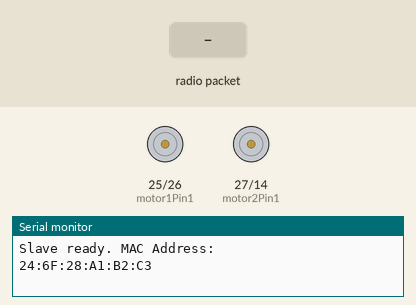
Bench run of a sketch on a simulated ESP32. Shown: motor-driver pin pairs drawn as motors (green arrow = first pin HIGH = forward, orange = second pin HIGH = backward, longer = more drive), the last lines printed to the serial monitor. Inputs (shaded band) come from the test bench.

Above: at 1.2 s.
1.3 s: radio packet "FORWARD" arrives
At 1.9 s:
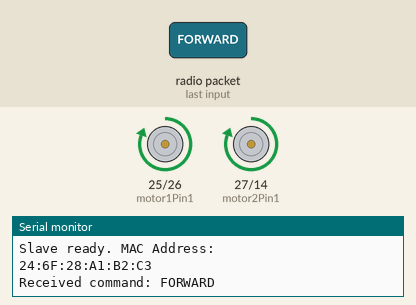
2.8 s: radio packet "BACKWARD" arrives
At 4.0 s:
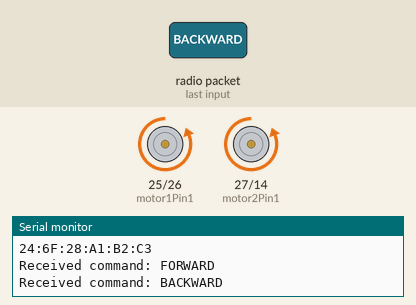
4.3 s: radio packet "LEFT" arrives
At 5.4 s:
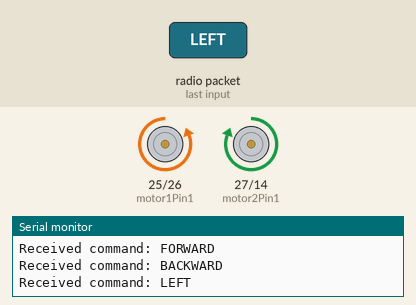
5.8 s: radio packet "RIGHT" arrives
At 6.5 s:
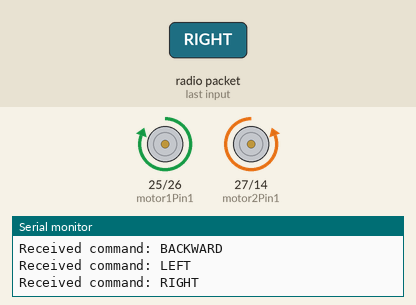
Timing chart, 0 to 8.3 s (numbered marks = the images above; inputs shaded):
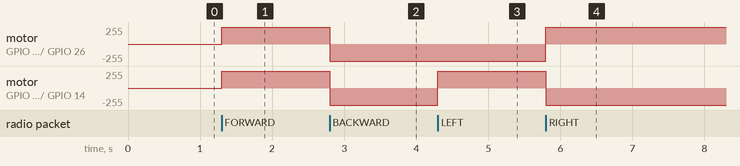

Measured:
- after the input at 1.3 s, motor on GPIO 25 (motor1Pin1) / GPIO 26 (motor1Pin2), motor on GPIO 27 (motor2Pin1) / GPIO 14 (motor2Pin2): stopped → forward 255/255 at once
- after the input at 2.8 s, motor on GPIO 25 (motor1Pin1) / GPIO 26 (motor1Pin2), motor on GPIO 27 (motor2Pin1) / GPIO 14 (motor2Pin2): forward 255/255 → backward 255/255 at once
- after the input at 4.3 s, motor on GPIO 27 (motor2Pin1) / GPIO 14 (motor2Pin2): backward 255/255 → forward 255/255 at once
- after the input at 5.8 s, motor on GPIO 25 (motor1Pin1) / GPIO 26 (motor1Pin2): backward 255/255 → forward 255/255 at once; motor on GPIO 27 (motor2Pin1) / GPIO 14 (motor2Pin2): forward 255/255 → backward 255/255 at once

The sketch:

slave_ugv.ino
```cpp
#include <esp_now.h>
#include <WiFi.h>

// L293D motor control pins
const int motor1Pin1 = 25; // IN1 on L293D
const int motor1Pin2 = 26; // IN2 on L293D
const int motor2Pin1 = 27; // IN3 on L293D
const int motor2Pin2 = 14; // IN4 on L293D

// Motor control functions
void moveForward() {
  digitalWrite(motor1Pin1, HIGH);
  digitalWrite(motor1Pin2, LOW);
  digitalWrite(motor2Pin1, HIGH);
  digitalWrite(motor2Pin2, LOW);
}

void moveBackward() {
  digitalWrite(motor1Pin1, LOW);
  digitalWrite(motor1Pin2, HIGH);
  digitalWrite(motor2Pin1, LOW);
  digitalWrite(motor2Pin2, HIGH);
}

void moveLeft() {
  digitalWrite(motor1Pin1, LOW);
  digitalWrite(motor1Pin2, HIGH);
  digitalWrite(motor2Pin1, HIGH);
  digitalWrite(motor2Pin2, LOW);
}

void moveRight() {
  digitalWrite(motor1Pin1, HIGH);
  digitalWrite(motor1Pin2, LOW);
  digitalWrite(motor2Pin1, LOW);
  digitalWrite(motor2Pin2, HIGH);
}

void stopMotors() {
  digitalWrite(motor1Pin1, LOW);
  digitalWrite(motor1Pin2, LOW);
  digitalWrite(motor2Pin1, LOW);
  digitalWrite(motor2Pin2, LOW);
}

// Callback function for receiving data
void onDataRecv(const esp_now_recv_info *recvInfo, const uint8_t *incomingData, int len) {
  char data[20];
  memcpy(data, incomingData, len);
  data[len] = '\0'; // Null terminate the string
  String command = String(data);
  Serial.println("Received command: " + command);

  // Control slave's motors based on received command
  if (command == "FORWARD") moveForward();
  else if (command == "BACKWARD") moveBackward();
  else if (command == "LEFT") moveLeft();
  else if (command == "RIGHT") moveRight();
  else stopMotors();
}

void setup() {
  Serial.begin(115200);

  // Set motor pins as outputs
  pinMode(motor1Pin1, OUTPUT);
  pinMode(motor1Pin2, OUTPUT);
  pinMode(motor2Pin1, OUTPUT);
  pinMode(motor2Pin2, OUTPUT);
  stopMotors();

  // Set up ESP-NOW
  WiFi.mode(WIFI_STA);
  if (esp_now_init() != ESP_OK) {
    Serial.println("Error initializing ESP-NOW");
    return;
  }

  // Register callback for receiving data
  esp_now_register_recv_cb(onDataRecv);

  Serial.println("Slave ready. MAC Address: ");
  Serial.println(WiFi.macAddress());
}

void loop() {
  // Nothing to do in loop, everything handled by ESP-NOW callback
}
```
